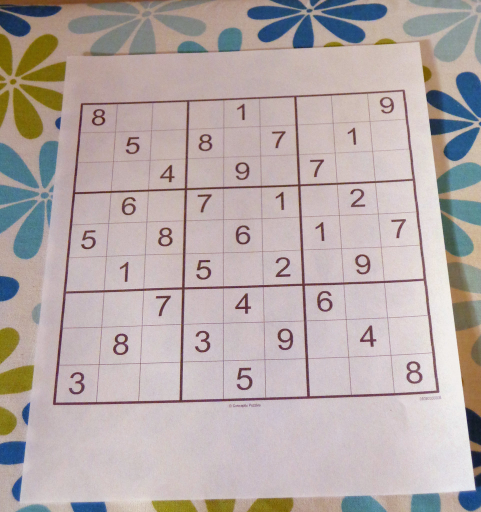
#> input picture sudoku/solver/sudoku.jpeg, 962 x 1024 px (shown at 1/2 size)
$ python -i new.py   (imports and definitions only)
#> lines starting #> are read from the running program, lines starting #| are printed output that depends on the picture; after the words box and inside, x2 and y2 are one past the last pixel; in counts of white or black regions, pixels touching at a corner belong together
import cv2
import operator
import numpy as np
from matplotlib import pyplot as plt
from tensorflow.keras.layers import Dense
from tensorflow.keras.layers import Dropout
from tensorflow.keras.layers import Flatten
from tensorflow.keras.models import Sequential
from tensorflow.keras.layers import Conv2D, MaxPooling2D

def pre_process_image(img, skip_dilate=False, flag=0):
    proc = cv2.GaussianBlur(img.copy(), (9, 9), 0)

    proc = cv2.adaptiveThreshold(proc, 255, cv2.ADAPTIVE_THRESH_GAUSSIAN_C, cv2.THRESH_BINARY, 11, 2)

    proc = cv2.bitwise_not(proc, proc)

    if not skip_dilate:
        kernel = np.array([[0., 1., 0.], [1., 1., 1.], [0., 1., 0.]], np.uint8)
        proc = cv2.dilate(proc, kernel)
    return proc

def find_corners_of_largest_polygon(img):
    contours, h = cv2.findContours(img.copy(), cv2.RETR_EXTERNAL, cv2.CHAIN_APPROX_SIMPLE)
    contours = sorted(contours, key=cv2.contourArea, reverse=True)
    polygon = contours[0]

    bottom_right, _ = max(enumerate([pt[0][0] + pt[0][1] for pt in polygon]), key=operator.itemgetter(1))
    top_left, _ = min(enumerate([pt[0][0] + pt[0][1] for pt in polygon]), key=operator.itemgetter(1))
    bottom_left, _ = min(enumerate([pt[0][0] - pt[0][1] for pt in polygon]), key=operator.itemgetter(1))
    top_right, _ = max(enumerate([pt[0][0] - pt[0][1] for pt in polygon]), key=operator.itemgetter(1))

    return [polygon[top_left][0], polygon[top_right][0], polygon[bottom_right][0], polygon[bottom_left][0]]

def distance_between(p1, p2):
    a = p2[0] - p1[0]
    b = p2[1] - p1[1]
    return np.sqrt((a ** 2) + (b ** 2))

def crop_and_warp(img, crop_rect, flag=0):

    top_left, top_right, bottom_right, bottom_left = crop_rect[0], crop_rect[1], crop_rect[2], crop_rect[3]

    src = np.array([top_left, top_right, bottom_right, bottom_left], dtype='float32')

    side = max([
        distance_between(bottom_right, top_right),
        distance_between(top_left, bottom_left),
        distance_between(bottom_right, bottom_left),
        distance_between(top_left, top_right)
        ])

    dst = np.array([[0, 0], [side - 1, 0], [side - 1, side - 1], [0, side - 1]], dtype='float32')
    m = cv2.getPerspectiveTransform(src, dst)

    warp = cv2.warpPerspective(img, m, (int(side), int(side)))
    return warp

def infer_grid(img):
    squares = []
    side = img.shape[:1]
    side = side[0] / 9

    for j in range(9):
        for i in range(9):
            p1 = (i * side, j * side)
            p2 = ((i + 1) * side, (j + 1) * side)
            squares.append((p1, p2))
    return squares

def cut_from_rect(img, rect):
    return img[int(rect[0][1]):int(rect[1][1]), int(rect[0][0]):int(rect[1][0])]

def find_largest_feature(inp_img, scan_tl=None, scan_br=None):
    img = inp_img.copy()
    height, width = img.shape[:2]

    max_area = 0
    seed_point = (None, None)

    if scan_tl is None:
        scan_tl = [0, 0]

    if scan_br is None:
        scan_br = [width, height]

    for x in range(scan_tl[0], scan_br[0]):
        for y in range(scan_tl[1], scan_br[1]):
            if img.item(y, x) == 255 and x < width and y < height:
                area = cv2.floodFill(img, None, (x, y), 64)
                if area[0] > max_area:
                    max_area = area[0]
                    seed_point = (x, y)

    for x in range(width):
        for y in range(height):
            if img.item(y, x) == 255 and x < width and y < height:
                cv2.floodFill(img, None, (x, y), 64)

    mask = np.zeros((height + 2, width + 2), np.uint8)

    if all([p is not None for p in seed_point]):
        cv2.floodFill(img, mask, seed_point, 255)

    top, bottom, left, right = height, 0, width, 0

    for x in range(width):
        for y in range(height):
            if img.item(y, x) == 64:
                cv2.floodFill(img, mask, (x, y), 0)

            if img.item(y, x) == 255:
                top = y if y < top else top
                bottom = y if y > bottom else bottom
                left = x if x < left else left
                right = x if x > right else right

    bbox = [[left, top], [right, bottom]]
    return img, np.array(bbox, dtype='float32'), seed_point

def scale_and_centre(img, size, margin=0, background=0):
    h, w = img.shape[:2]

    def centre_pad(length):
        if length % 2 == 0:
            side1 = int((size - length) / 2)
            side2 = side1
        else:
            side1 = int((size - length) / 2)
            side2 = side1 + 1
        return side1, side2

    def scale(r, x):
        return int(r * x)

    if h > w:
        t_pad = int(margin / 2)
        b_pad = t_pad
        ratio = (size - margin) / h
        w, h = scale(ratio, w), scale(ratio, h)
        l_pad, r_pad = centre_pad(w)
    else:
        l_pad = int(margin / 2)
        r_pad = l_pad
        ratio = (size - margin) / w
        w, h = scale(ratio, w), scale(ratio, h)
        t_pad, b_pad = centre_pad(h)

    img = cv2.resize(img, (w, h))
    img = cv2.copyMakeBorder(img, t_pad, b_pad, l_pad, r_pad, cv2.BORDER_CONSTANT, None, background)
    return cv2.resize(img, (size, size))

def extract_digit(img, rect, size):
    digit = cut_from_rect(img, rect)
    h, w = digit.shape[:2]
    margin = int(np.mean([h, w]) / 2.5)
    _, bbox, seed = find_largest_feature(digit, [margin, margin], [w - margin, h - margin])
    digit = cut_from_rect(digit, bbox)

    w = bbox[1][0] - bbox[0][0]
    h = bbox[1][1] - bbox[0][1]

    if w > 0 and h > 0 and (w * h) > 100 and len(digit) > 0:
        return scale_and_centre(digit, size, 4)
    else:
        return np.zeros((size, size), np.uint8)

def get_digits(img, squares, size, flag=0):
    digits = []
    img = pre_process_image(img.copy(), skip_dilate=True, flag=flag)
    ii = img.copy()
    ii = cv2.cvtColor(ii, cv2.COLOR_GRAY2BGR)
    for square in squares:
        digits.append(extract_digit(img, square, size))
        a,b = (int(square[0][0]),int(square[0][1])), (int(square[1][0]),int(square[1][1]))
        cv2.rectangle(ii, a, b, (0,255,0), 3)
    return digits

def parse_grid(path, flag=0):
#> called with path = 'sudoku.jpeg', flag = 0
    original = cv2.imread(path, cv2.IMREAD_GRAYSCALE)
#> original: shape (1024, 962); min 21, max 244, mean 173.2

    rgb_img = cv2.cvtColor(original.copy(), cv2.COLOR_BGR2RGB)

    processed = pre_process_image(original, flag=flag)
#> in pre_process_image, `proc = cv2.adaptiveThreshold(proc, 255, cv2.ADAPTIVE_THRESH_GAUSSIAN_C..`:
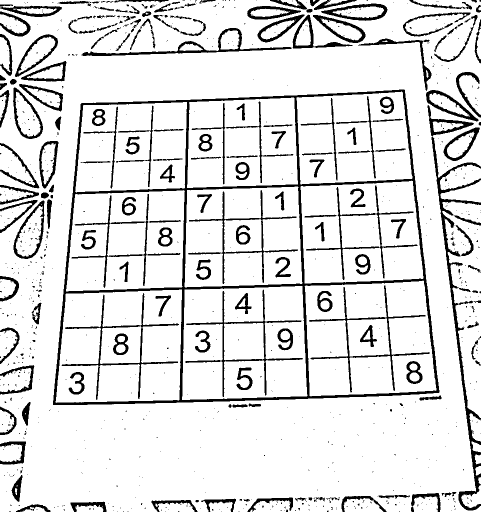
#> proc: shape (1024, 962) (shown at 1/2 size); 87.7% white; 914 black regions (724 under 20 px), largest, box (x1, y1, x2, y2) and area: (106, 179, 879, 810) 26003, (855, 210, 962, 1021) 8555, (618, 571, 860, 785) 2945
#> in pre_process_image, `proc = cv2.dilate(proc, kernel)`:
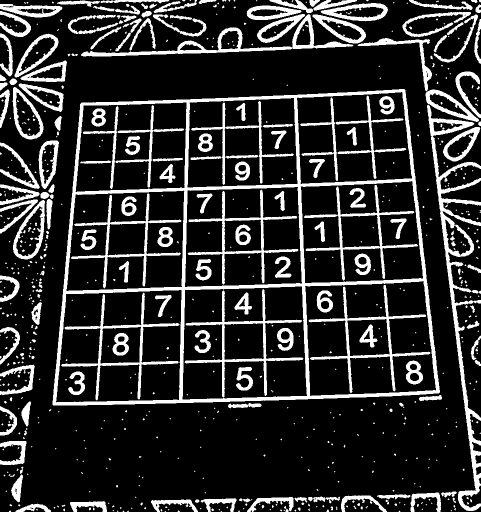
#> proc: shape (1024, 962) (shown at 1/2 size); 18.1% white; 703 white regions (501 under 20 px)
    corners = find_corners_of_largest_polygon(processed)
#> in find_corners_of_largest_polygon, `contours, h = cv2.findContours(img.copy(), cv2.RETR_EXTERNAL, cv2.CHAI..`: contours = 527 contours, 415 with area under 20; largest, box (x1, y1, x2, y2) and area: (105, 178, 880, 811) 432338, (854, 209, 962, 1022) 13674, (162, 28, 707, 113) 7558, (26, 400, 90, 519) 4586, (25, 174, 87, 279) 3955; h = 527 rows, first 6: [1, -1, -1, -1], [2, 0, -1, -1], [3, 1, -1, -1], [4, 2, -1, -1], [5, 3, -1, -1], [6, 4, -1, -1]
#> in find_corners_of_largest_polygon, `polygon = contours[0]`: polygon = contour of 376 points, box (x1, y1, x2, y2) (105, 178, 880, 811), area 432338
#> in find_corners_of_largest_polygon, `bottom_right, _ = max(enumerate([pt[0][0] + pt[0][1] for pt in polygon..`: bottom_right = 228
#> in find_corners_of_largest_polygon, `top_left, _ = min(enumerate([pt[0][0] + pt[0][1] for pt in polygon]), ..`: top_left = 59
#> in find_corners_of_largest_polygon, `bottom_left, _ = min(enumerate([pt[0][0] - pt[0][1] for pt in polygon]..`: bottom_left = 171
#> in find_corners_of_largest_polygon, `top_right, _ = max(enumerate([pt[0][0] - pt[0][1] for pt in polygon]),..`: top_right = 374
#> corners = [[163, 205], [810, 180], [877, 786], [105, 809]]
    cv2.line(rgb_img, tuple(corners[0]), tuple(corners[1]), (255,0,0), 3)
    cv2.line(rgb_img, tuple(corners[1]), tuple(corners[2]), (255,0,0), 3)
    cv2.line(rgb_img, tuple(corners[2]), tuple(corners[3]), (255,0,0), 3)
    cv2.line(rgb_img, tuple(corners[3]), tuple(corners[0]), (255,0,0), 3)
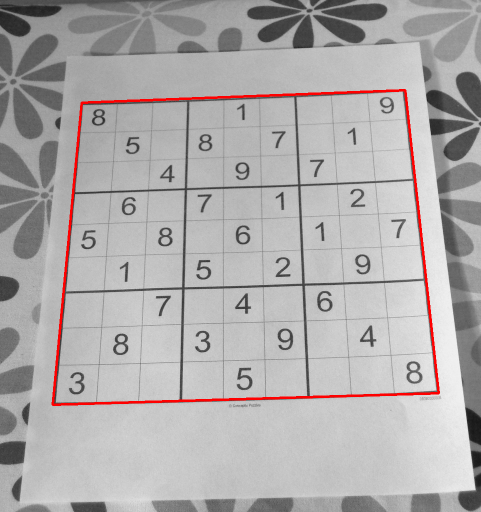
#> rgb_img: shape (1024, 962, 3) (shown at 1/2 size); mean R, G, B 174.9, 171.5, 171.5

    cropped = crop_and_warp(original, corners, flag)
#> in crop_and_warp, `top_left, top_right, bottom_right, bottom_left = crop_rect[0], crop_re..`: top_left = [163, 205]; top_right = [810, 180]; bottom_right = [877, 786]; bottom_left = [105, 809]
#> in crop_and_warp, `src = np.array([top_left, top_right, bottom_right, bottom_left], dtype..`: src = [[163, 205], [810, 180], [877, 786], [105, 809]]
#> in distance_between, `a = p2[0] - p1[0]`: a = -67
#> in distance_between, `b = p2[1] - p1[1]`: b = -606
#> in crop_and_warp, `side = max([ distance_between(bottom_right, top_right), distance_betwe..`: side = 772.3
#> in crop_and_warp, `dst = np.array([[0, 0], [side - 1, 0], [side - 1, side - 1], [0, side ..`: dst = [[0, 0], [771.3, 0], [771.3, 771.3], [0, 771.3]]
#> in crop_and_warp, `m = cv2.getPerspectiveTransform(src, dst)`: m = [[1.3, 0.125, -237.3], [0.0635, 1.64, -347.2], [2.91e-05, 0.000345, 1]]
#> in crop_and_warp, `warp = cv2.warpPerspective(img, m, (int(side), int(side)))`:
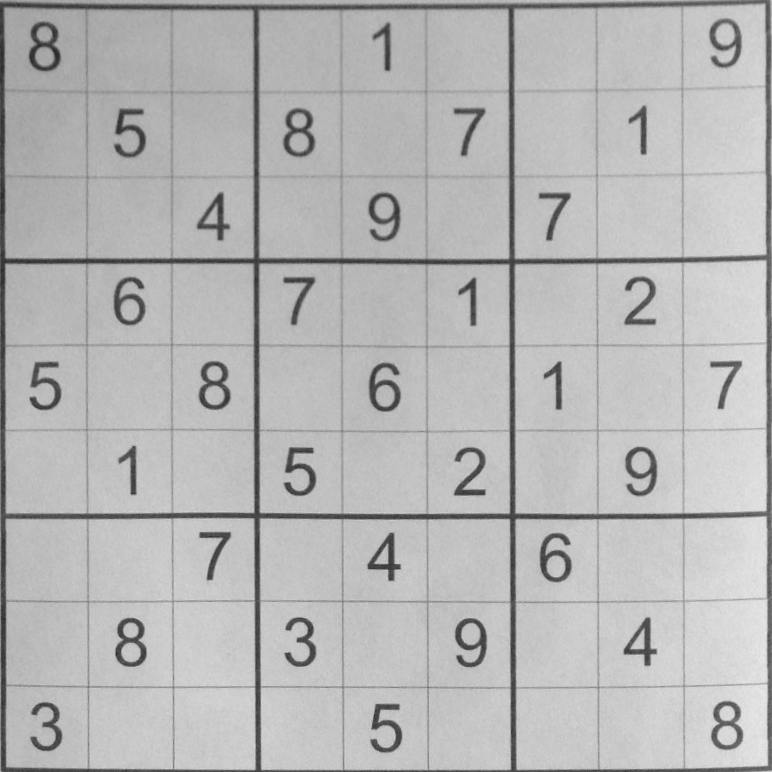
#> warp: shape (772, 772); min 37, max 234, mean 182.2
    squares = infer_grid(cropped)
#> squares = 81 items
    digits = get_digits(cropped, squares, 28, flag=flag)
#> call 2 of pre_process_image, with skip_dilate = True, flag = 0
#> in pre_process_image (call 2), `proc = cv2.adaptiveThreshold(proc, 255, cv2.ADAPTIVE_THRESH_GAUSSIAN_C..`:
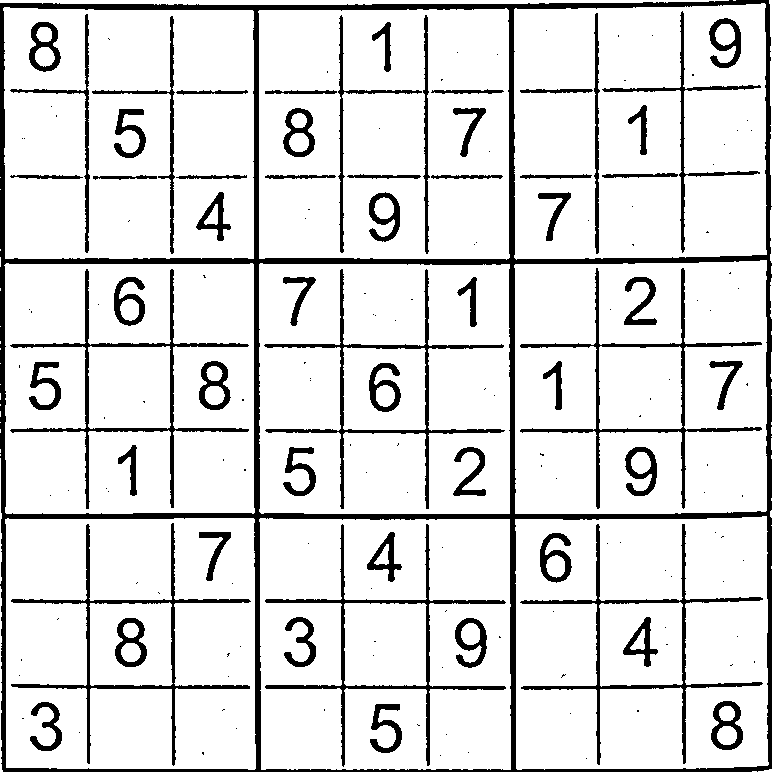
#> proc: shape (772, 772); 86.9% white; 176 black regions (118 under 20 px), largest, box (x1, y1, x2, y2) and area: (0, 0, 772, 772) 29602, (265, 524, 506, 767) 3333, (10, 269, 249, 509) 3320
#> the loop in get_digits, `for square in squares:` made 81 passes
#> square on passes 34 to 45: ((514.7, 257.3), (600.4, 343.1)), ((600.4, 257.3), (686.2, 343.1)), ((686.2, 257.3), (772, 343.1)), ((0, 343.1), (85.78, 428.9)), ((85.78, 343.1), (171.6, 428.9)), ((171.6, 343.1), (257.3, 428.9)), ((257.3, 343.1), (343.1, 428.9)), ((343.1, 343.1), (428.9, 428.9)), ((428.9, 343.1), (514.7, 428.9)), ((514.7, 343.1), (600.4, 428.9)), ((600.4, 343.1), (686.2, 428.9)), ((686.2, 343.1), (772, 428.9))
#> square on passes 3, 4, 6, 7, 8, 12: ((171.6, 0), (257.3, 85.78)), ((257.3, 0), (343.1, 85.78)), ((428.9, 0), (514.7, 85.78)), ((514.7, 0), (600.4, 85.78)), ((600.4, 0), (686.2, 85.78)), ((171.6, 85.78), (257.3, 171.6))
#> pass 1, in extract_digit, `digit = cut_from_rect(img, rect)`:
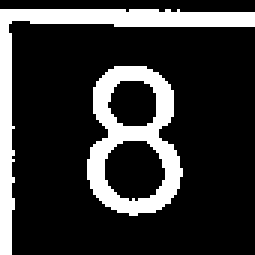
#> digit: shape (85, 85) (shown 3 times larger); 20.3% white; 2 white regions, box (x1, y1, x2, y2) and area: (0, 3, 85, 85) 751, (29, 22, 61, 72) 716
#> after the loop in get_digits, `for square in squares:`:
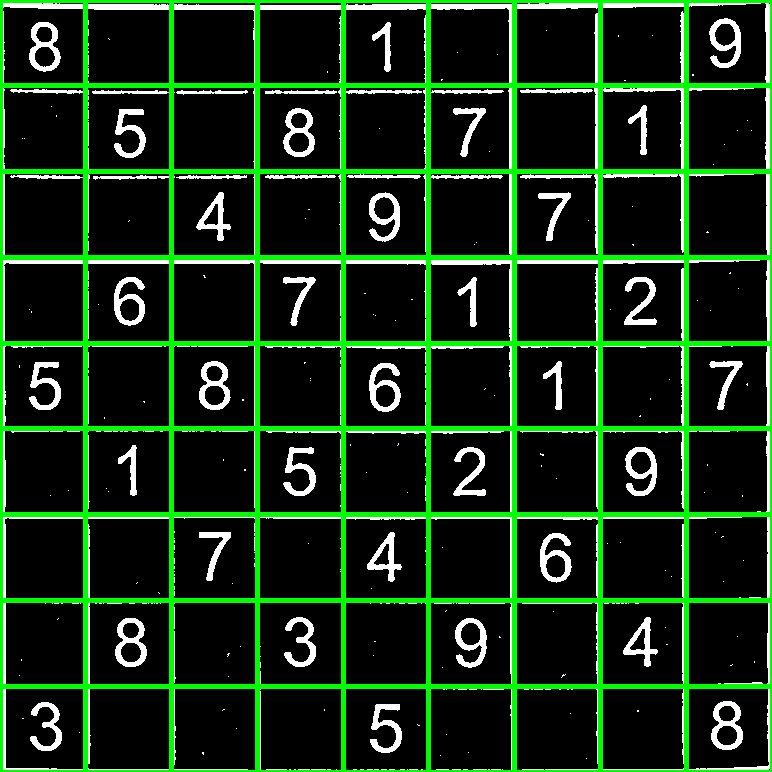
#> ii: shape (772, 772, 3); mean B, G, R 19.4, 48.3, 19.4
    return digits

# [90 lines left out: functions create_model, predict_digits, find_empty, valid, solve, main, not called in this run]

>>> result = parse_grid('sudoku.jpeg')
